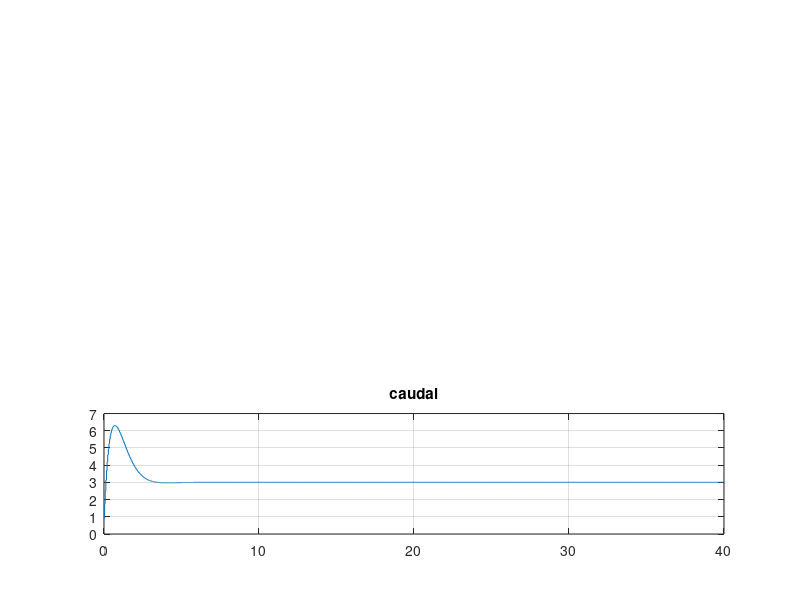

This chart was generated by the following MATLAB code:
%TP1 Ejercicio 1, iniciso 4
clc; clear all; close all;
%componentes
A1=1;
A2=1;
R1=1/2;
R2=1/3;
h1(1)=0;
h2(1)=0;
%matrices del espacio de estados (ss)
A=[-1/(A1*R1) 1/(A1*R1); 1/(A2*R1) -(1/(A2*R1)+1/(A2*R2))]
B=[1/A1; 0]
Ct=[0 1]
D=[0]
X=[h1 ; h2];
u(1)=0;
sys=ss(A,B,Ct,D);
Y(1)=0;

%Variables de utilidad
Ts=0.04;
h=Ts/20;
muestras=1000;
t = 0:h:(muestras*Ts);
i=1; k=0;
referencia=1; %altura en metros del tanque 2

%DLQR
%Primero discretizamos el sistema como:
sys_D=c2d(sys,Ts,'zoh'); %Acá va Ts.
Ad  = sys_D.a;
Bd  = sys_D.b;
Ctd = sys_D.c;
Dd  = sys_D.d;

A_ampd=[Ad zeros(2,1); -Ctd*Ad 1]
B_ampd=[Bd;-Ctd*Bd]

Qd  = diag([10 .01 1000])
Rd   = 1000

Kd=dlqr(A_ampd,B_ampd,Qd,Rd);
psi=0;
Y(1)=0;
u1(1)=0;

for ki=1:muestras
  psi=psi+(referencia-h2(i));
  u1(ki)=-Kd*([X;psi]);

  for kii=1:Ts/h
    u(i)=u1(ki);

    h2_p=(-(h2(i)-h1(i))/A2*R1)-(h2(i)/R2*A2);
    h1_p=(h2(i)-h1(i))/A1*R1+u(i)/A1;

    h2(i+1)=h2(i)+h*h2_p;
    h1(i+1)=h1(i)+h*h1_p;



    X(1)=h1(i);X(2)=h2(i);
    i=i+1;
  end 

  end 
u(i)=u1(ki);
%Imprimo como varían mis variables de estado y mi entrada
subplot(3,1,1) ;plot(t,h1); title('altura del primer tanque'); grid on;
subplot(3,1,2) ;plot(t,h2); grid on; hold;
step(sys,t,'r'), legend('altura controlada','altura sin controlador'); title('altura del segundo tanque');
subplot(3,1,3) ;plot(t,u); title('caudal');grid on;
